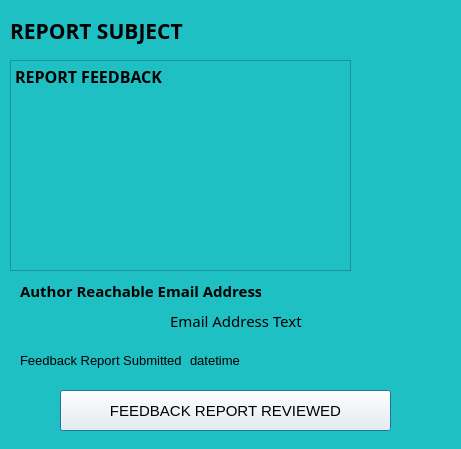
<?xml version="1.0" encoding="UTF-8"?>
<ui version="4.0">
 <class>ViewFeedbackReportDialog</class>
 <widget class="QDialog" name="ViewFeedbackReportDialog">
  <property name="geometry">
   <rect>
    <x>0</x>
    <y>0</y>
    <width>461</width>
    <height>449</height>
   </rect>
  </property>
  <property name="windowTitle">
   <string>Dialog</string>
  </property>
  <property name="styleSheet">
   <string notr="true">background-color: rgb(31, 192, 196);</string>
  </property>
  <widget class="QPushButton" name="reviewed_pushButton">
   <property name="geometry">
    <rect>
     <x>60</x>
     <y>390</y>
     <width>331</width>
     <height>41</height>
    </rect>
   </property>
   <property name="font">
    <font>
     <family>Segoe UI</family>
     <pointsize>11</pointsize>
    </font>
   </property>
   <property name="styleSheet">
    <string notr="true">background-color: rgb(249, 249, 249);</string>
   </property>
   <property name="text">
    <string>FEEDBACK REPORT REVIEWED</string>
   </property>
  </widget>
  <widget class="QLabel" name="taskCreated_label">
   <property name="geometry">
    <rect>
     <x>20</x>
     <y>350</y>
     <width>161</width>
     <height>21</height>
    </rect>
   </property>
   <property name="font">
    <font>
     <pointsize>10</pointsize>
    </font>
   </property>
   <property name="text">
    <string>Feedback Report Submitted:</string>
   </property>
  </widget>
  <widget class="QPlainTextEdit" name="reportFeedback_plainTextEdit">
   <property name="geometry">
    <rect>
     <x>10</x>
     <y>60</y>
     <width>341</width>
     <height>211</height>
    </rect>
   </property>
   <property name="font">
    <font>
     <family>Myriad Pro Light</family>
     <pointsize>12</pointsize>
     <weight>75</weight>
     <bold>true</bold>
    </font>
   </property>
   <property name="plainText">
    <string>REPORT FEEDBACK</string>
   </property>
  </widget>
  <widget class="QLabel" name="reportSubmittedDateTime_label">
   <property name="geometry">
    <rect>
     <x>190</x>
     <y>350</y>
     <width>251</width>
     <height>21</height>
    </rect>
   </property>
   <property name="font">
    <font>
     <pointsize>10</pointsize>
    </font>
   </property>
   <property name="text">
    <string>datetime</string>
   </property>
  </widget>
  <widget class="QLabel" name="reportSubject_label">
   <property name="geometry">
    <rect>
     <x>10</x>
     <y>10</y>
     <width>441</width>
     <height>41</height>
    </rect>
   </property>
   <property name="font">
    <font>
     <family>Microsoft PhagsPa</family>
     <pointsize>16</pointsize>
     <weight>75</weight>
     <bold>true</bold>
    </font>
   </property>
   <property name="text">
    <string>REPORT SUBJECT</string>
   </property>
  </widget>
  <widget class="QLabel" name="reachableEmailAddress_label">
   <property name="geometry">
    <rect>
     <x>20</x>
     <y>280</y>
     <width>241</width>
     <height>21</height>
    </rect>
   </property>
   <property name="font">
    <font>
     <family>Myriad Pro Light</family>
     <pointsize>11</pointsize>
     <weight>75</weight>
     <bold>true</bold>
    </font>
   </property>
   <property name="text">
    <string>Author Reachable Email Address:</string>
   </property>
  </widget>
  <widget class="QLabel" name="reachableEmailAddressText_label">
   <property name="geometry">
    <rect>
     <x>170</x>
     <y>310</y>
     <width>281</width>
     <height>21</height>
    </rect>
   </property>
   <property name="font">
    <font>
     <family>Nirmala UI Semilight</family>
     <pointsize>11</pointsize>
     <weight>50</weight>
     <bold>false</bold>
    </font>
   </property>
   <property name="text">
    <string>Email Address Text</string>
   </property>
  </widget>
 </widget>
 <resources/>
 <connections/>
</ui>
